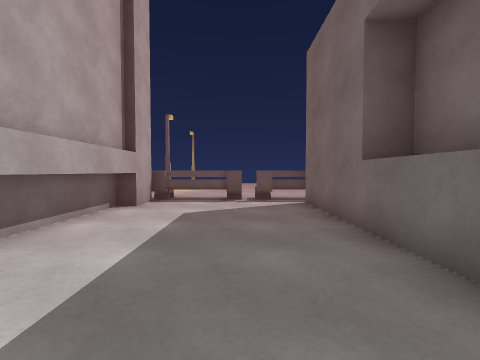
View 1 (above)

20 first-person views from a walk through a 3-D level made in the Unity game engine. The camera is 1.2 m above the floor, tilts 2° down and sees 90° across. The floor is counted in squares, 1.44 m on a side. Each view is taken from the middle of a square. On the plan, view 1 faces up. The plan holds only what a view shows up to about 10 squares ahead; the rest is blank. The place goes on beyond the plan. The player is left out. Some surface patterns are stand-ins.

View 2
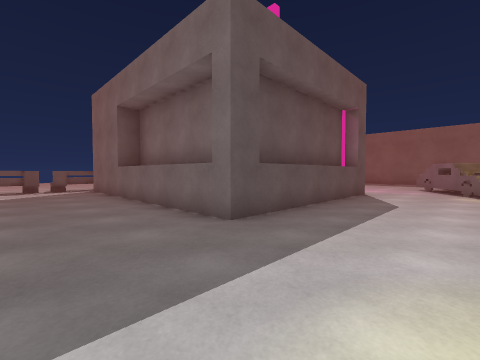

View 3
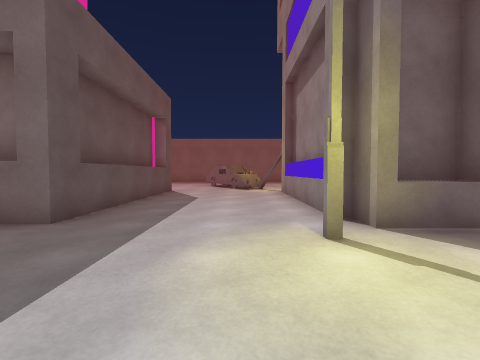

View 4
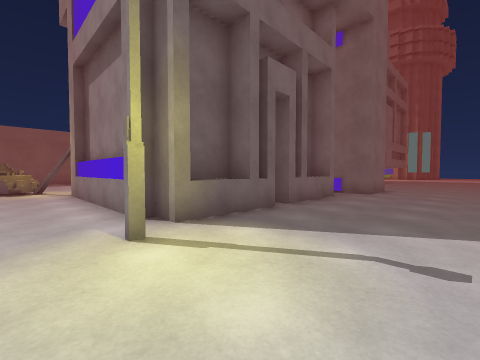

View 5
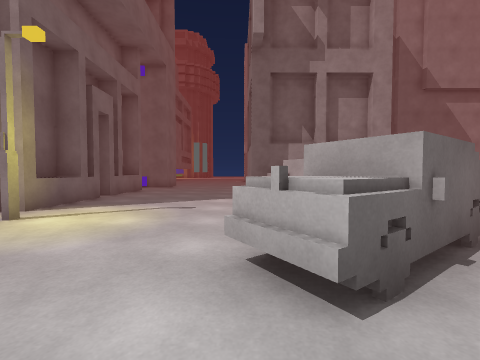

View 6
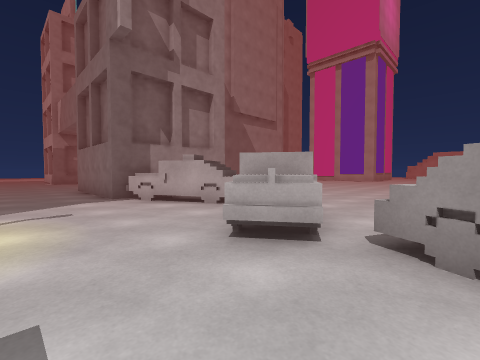

View 7
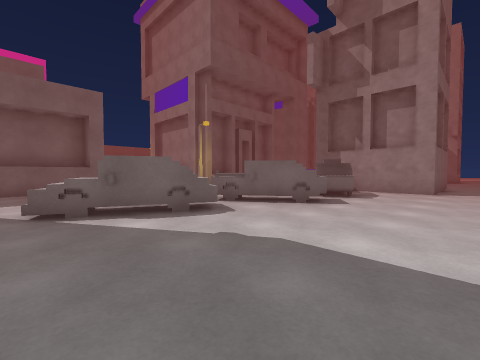

View 8
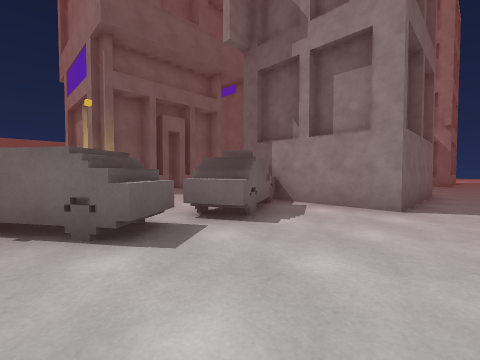

View 9
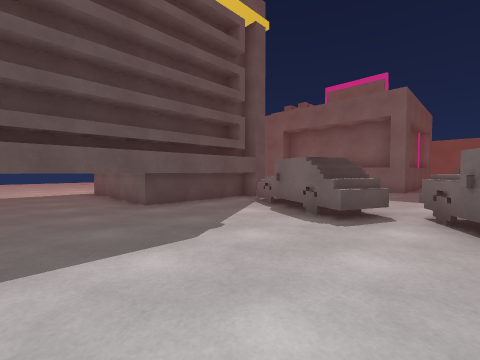

View 10
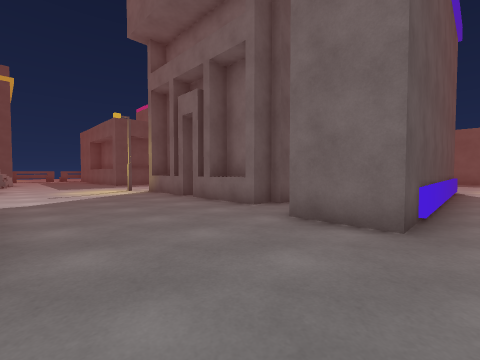

View 11
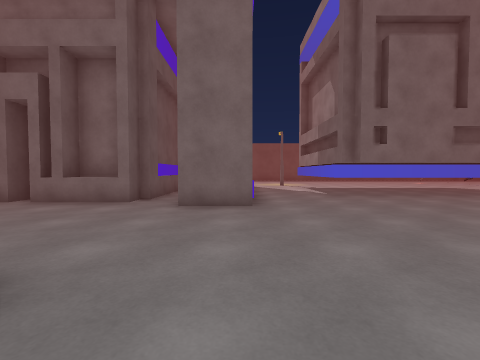

View 12
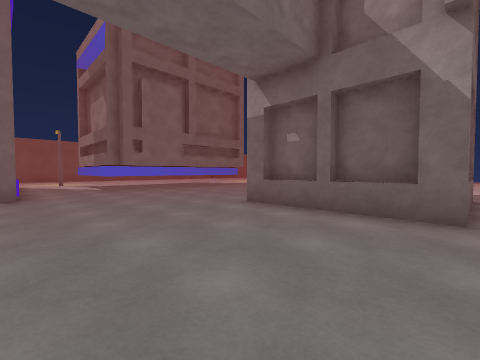

View 13
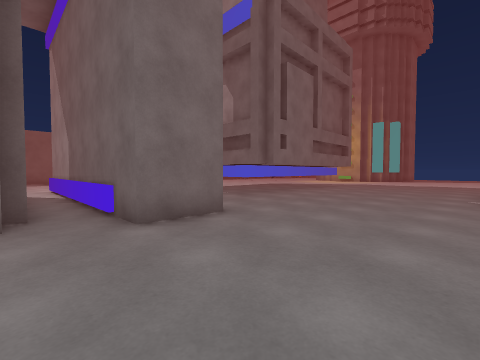

View 14
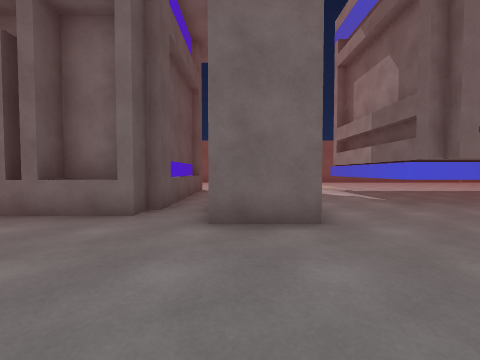

View 15
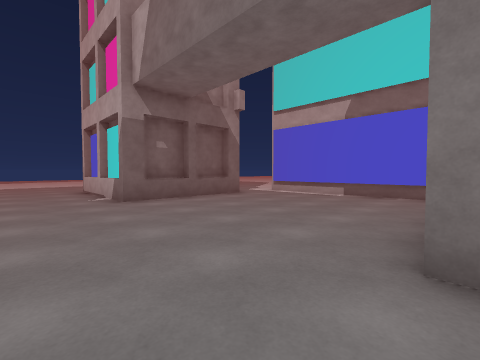

View 16
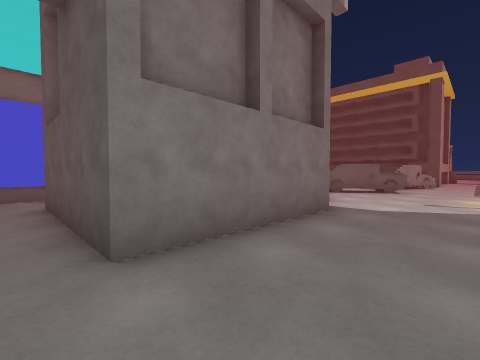

View 17
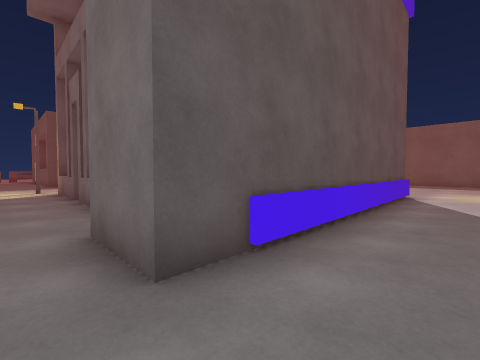

View 18
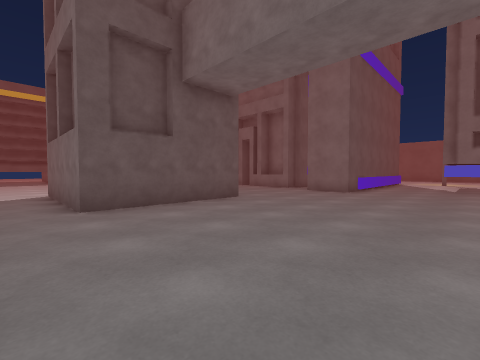

View 19
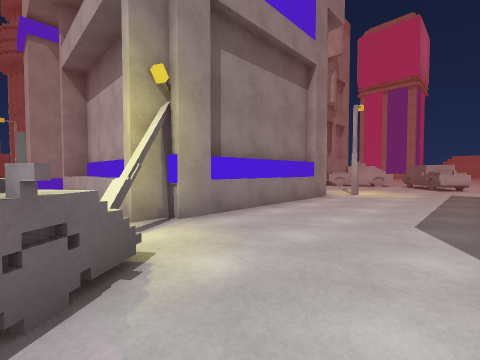

View 20
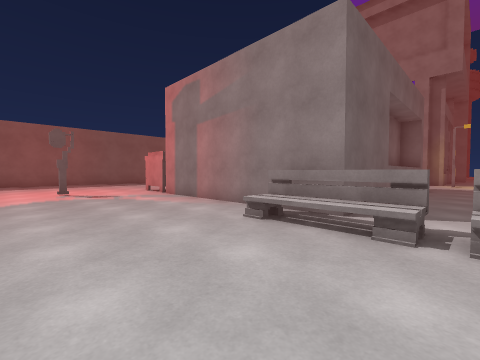

### Floor plan
Key: @ floor where view 1 was taken; # wall or solid block; . main floor; : floor 1.75 m higher than the main floor; P pole; B bench; C car; H house; A basket; O other object.
Columns run from 9 left of view 1 to 13 right of it. Each row starts with its distance up from view 1.
 11          ..............
 10       P................
  9 ..     ............P.
  8 ...    ..............
  7 ...   #BBBBBB.......
  6       #....OOOOOOOAA
  5       #....O      AA
  4       #....O
  3       #....OO
  2 #######....OO
  1 ...........OO O
  0 ......  .@.OO O
 -1 .....OC ...OO O
 -2 .....C.....OOOOOOO..
 -3 .....................
 -4 .....CC.............:
 -5 ...CCC.............OC
 -6 ....C.....P.......PC
 -7 ...OO......HHHHHHH..
 -8 ....O......H     H
 -9 ....OO.....H     H
-10 ..OOOO......H    H
-11 ..O  O.....H     H
-12 ..O  O.....H     H
-13 ..O  O.....HHHHHHH
-14 ..OOOO.............
-15 ..........HHHHHHHHH
-16 ..........HHHHHHHHH...
-17 .......................
-18 .......................
-19 ............HHHHH
-20 ...........HHH
-21  .OOOO.....HHH
-22  .O  O.....HHH

Where each view was taken, in squares from view 1:
view 1: 0 up, 0 right, facing up
view 2: 5 down, 1 left, facing up-right
view 3: 5 down, 2 left, facing right
view 4: 5 down, 2 left, facing down-right
view 5: 2 down, 3 left, facing down
view 6: 2 down, 1 left, facing down-left
view 7: 1 up, 9 left, facing down-right
view 8: 4 down, 9 left, facing down-right
view 9: 4 down, 9 left, facing up-right
view 10: 17 down, 3 left, facing up-right
view 11: 16 down, 5 left, facing right
view 12: 16 down, 8 left, facing down-right
view 13: 13 down, 3 left, facing down-right
view 14: 15 down, 3 left, facing right
view 15: 14 down, 1 left, facing down-left
view 16: 15 down, 1 left, facing up-left
view 17: 18 down, 0 right, facing up-right
view 18: 20 down, 9 left, facing up-right
view 19: 3 down, 10 right, facing down-left
view 20: 11 up, 0 right, facing down-right
